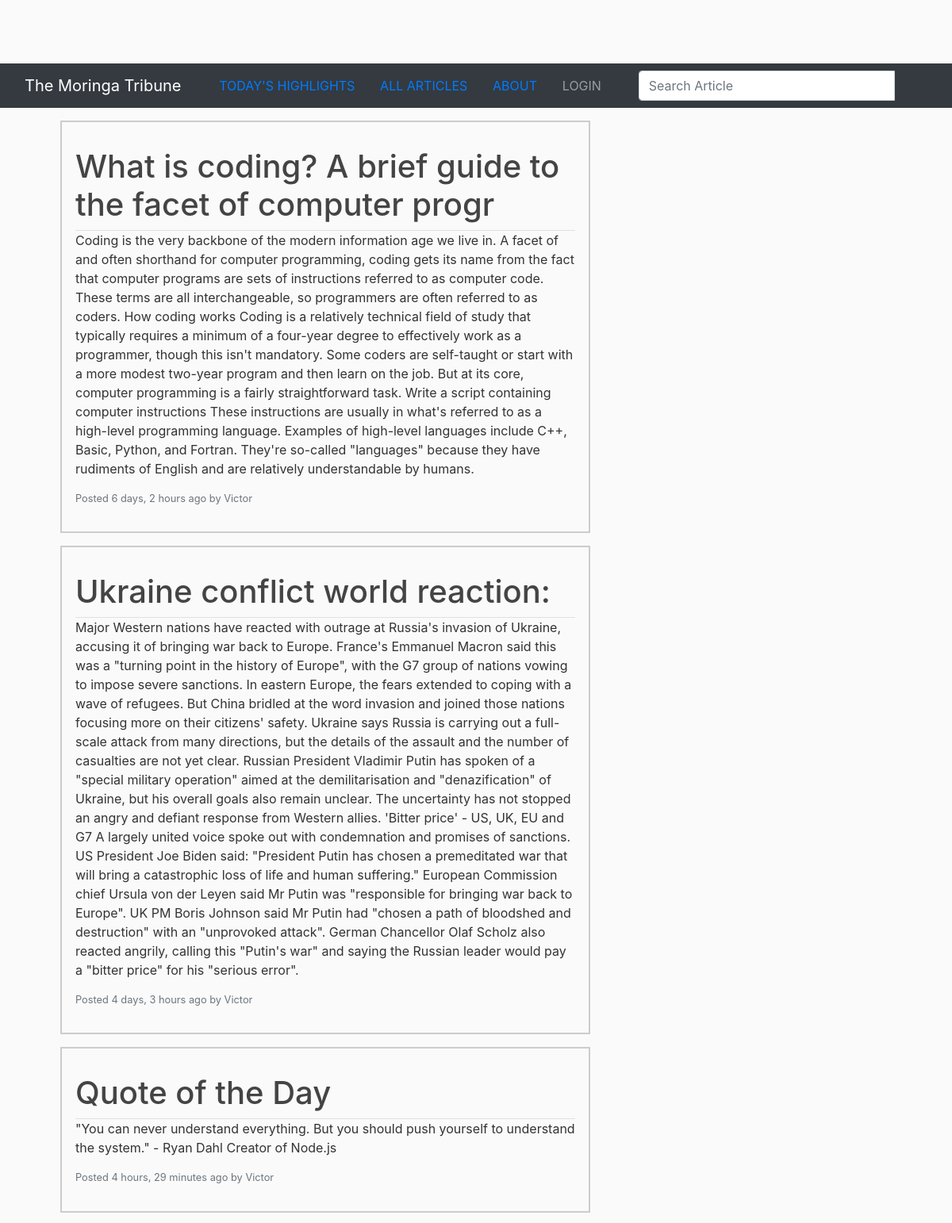
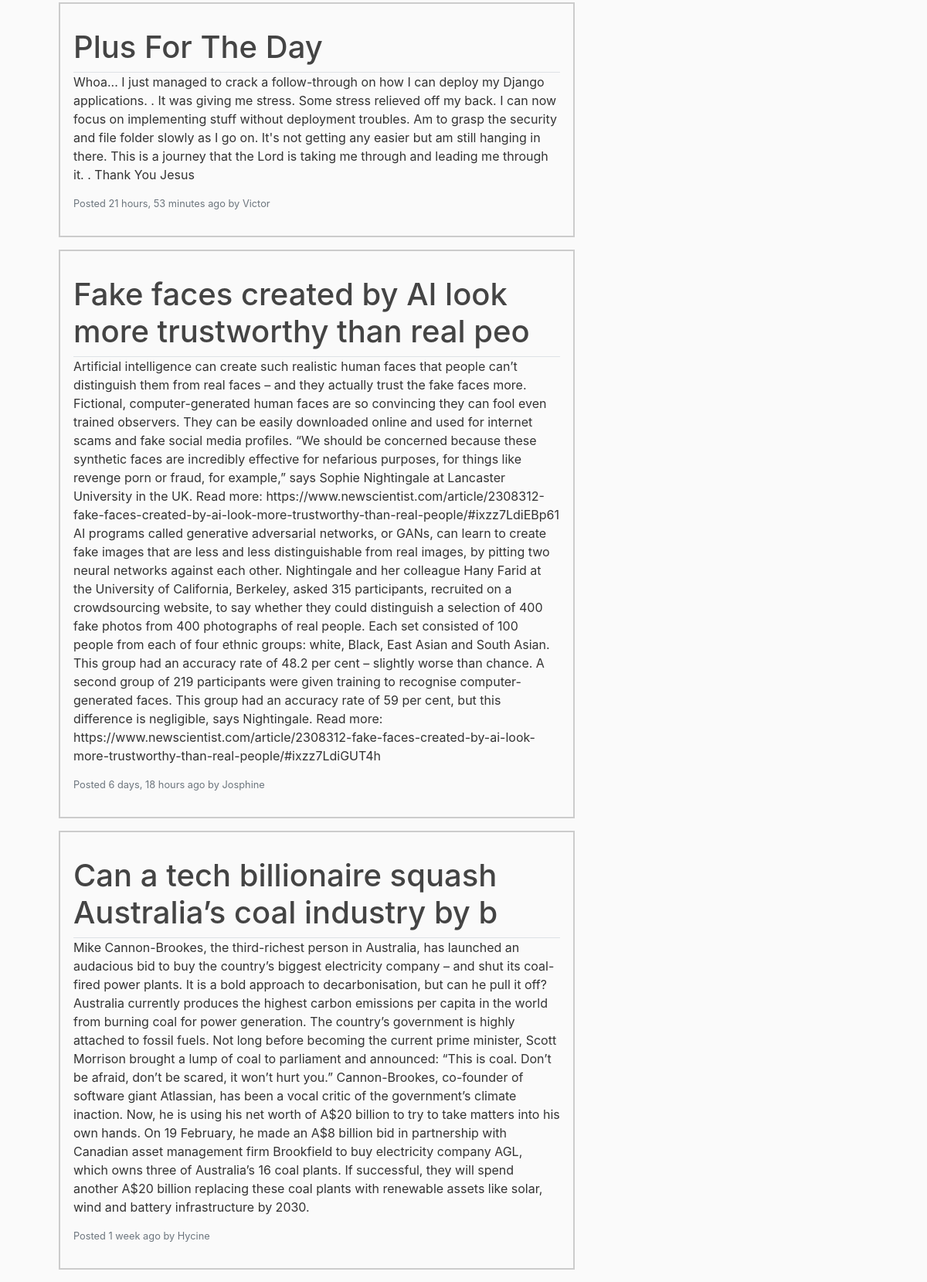
The app's page /article/ with its own data (2 pictures, top to bottom).
### news/models.py (models this page shows, shortened)
class Article(models.Model) :
  title = models.CharField(max_length=60)
  post = models.TextField()
  editor = models.ForeignKey(Editor, on_delete=models.CASCADE)
  tags = models.ManyToManyField(Tag)
  pub_date = models.DateTimeField(default=timezone.now)
  article_image = models.ImageField(upload_to='images/', blank=True)
  class Meta :
    ordering = ['-title']

class Editor(models.Model) :
  first_name = models.CharField(max_length=30)
  last_name = models.CharField(max_length=30)
  email = models.EmailField()
  phone_number = models.CharField(max_length=10, blank=True)
  class Meta :
    ordering = ['-first_name']

### news/views.py (the view)
# urls.py: path('article/', views.article, name='Article'),
def article(request) :
  try :
    article = Article.objects.all()
  except ObjectDoesNotExist :
    raise Http404()
  return render(request, 'news/article.html', { 'article':article })

### news/templates/news/article.html (shortened to what this page needs)
{% extends 'news/base.html' %}
{% block content %}
{% for articles in article %}
<div class="container">
  <div class="box" style="border: 2px solid #ccc; padding: 2em; margin: 1em;">
    <div class="row border-bottom">
      <h1>{{articles.title}}</h1>
    </div>
    <div class="row">
      <p>{{articles.post}}</p>
    </div>
    <div class="row">
      <small class="text-muted">
        Posted {{articles.pub_date|timesince}} ago by {{articles.editor.first_name}}
      </small>
    </div>
  </div>
</div>
{% empty %}
<div class="row">
  <h2 class="text-center">Oops! No News Items for the day yet.</h2>
</div>
{% endfor %}
{% endblock content %}

### news/static/news/main.css (style rules this page uses)
body { background: #fafafa; color: #333333; margin-top: 5rem; }
h1, h2, h3, h4, h5, h6 { color: #444444; }

### records on screen
Article: title "What is coding? A brief guide to the facet of computer progr", post "Coding is the very backbone of the modern information age we live in. A facet of and often shorthand for computer programming, coding gets its name from the fact that computer programs are sets of instructions referred to as computer code. These terms are all interchangeable, so programmers are often referred to as coders. How coding works Coding is a relatively technical field of study that typically requires a minimum of a four-year degree to effectively work as a programmer, though this isn't mandatory. Some coders are self-taught or start with a more modest two-year program and then learn on the job. But at its core, computer programming is a fairly straightforward task. Write a script…", pub_date "6 days, 2 hours", editor.first_name "Victor"
Article: title "Ukraine conflict world reaction:", post "Major Western nations have reacted with outrage at Russia's invasion of Ukraine, accusing it of bringing war back to Europe. France's Emmanuel Macron said this was a \"turning point in the history of Europe\", with the G7 group of nations vowing to impose severe sanctions. In eastern Europe, the fears extended to coping with a wave of refugees. But China bridled at the word invasion and joined those nations focusing more on their citizens' safety. Ukraine says Russia is carrying out a full-scale attack from many directions, but the details of the assault and the number of casualties are not yet clear. Russian President Vladimir Putin has spoken of a \"special military operation\" aimed at the…", pub_date "4 days, 3 hours", editor.first_name "Victor"
Article: title "Quote of the Day", post "\"You can never understand everything. But you should push yourself to understand the system.\" - Ryan Dahl Creator of Node.js", pub_date "4 hours, 29 minutes", editor.first_name "Victor"
Article: title "Plus For The Day", post "Whoa... I just managed to crack a follow-through on how I can deploy my Django applications. . It was giving me stress. Some stress relieved off my back. I can now focus on implementing stuff without deployment troubles. Am to grasp the security and file folder slowly as I go on. It's not getting any easier but am still hanging in there. This is a journey that the Lord is taking me through and leading me through it. . Thank You Jesus", pub_date "21 hours, 53 minutes", editor.first_name "Victor"
Article: title "Fake faces created by AI look more trustworthy than real peo", post "Artificial intelligence can create such realistic human faces that people can’t distinguish them from real faces – and they actually trust the fake faces more. Fictional, computer-generated human faces are so convincing they can fool even trained observers. They can be easily downloaded online and used for internet scams and fake social media profiles. “We should be concerned because these synthetic faces are incredibly effective for nefarious purposes, for things like revenge porn or fraud, for example,” says Sophie Nightingale at Lancaster University in the UK. Read more:…", pub_date "6 days, 18 hours", editor.first_name "Josphine"
Article: title "Can a tech billionaire squash Australia’s coal industry by b", post "Mike Cannon-Brookes, the third-richest person in Australia, has launched an audacious bid to buy the country’s biggest electricity company – and shut its coal-fired power plants. It is a bold approach to decarbonisation, but can he pull it off? Australia currently produces the highest carbon emissions per capita in the world from burning coal for power generation. The country’s government is highly attached to fossil fuels. Not long before becoming the current prime minister, Scott Morrison brought a lump of coal to parliament and announced: “This is coal. Don’t be afraid, don’t be scared, it won’t hurt you.” Cannon-Brookes, co-founder of software giant Atlassian, has been a vocal critic of…", pub_date "1 week", editor.first_name "Hycine"
